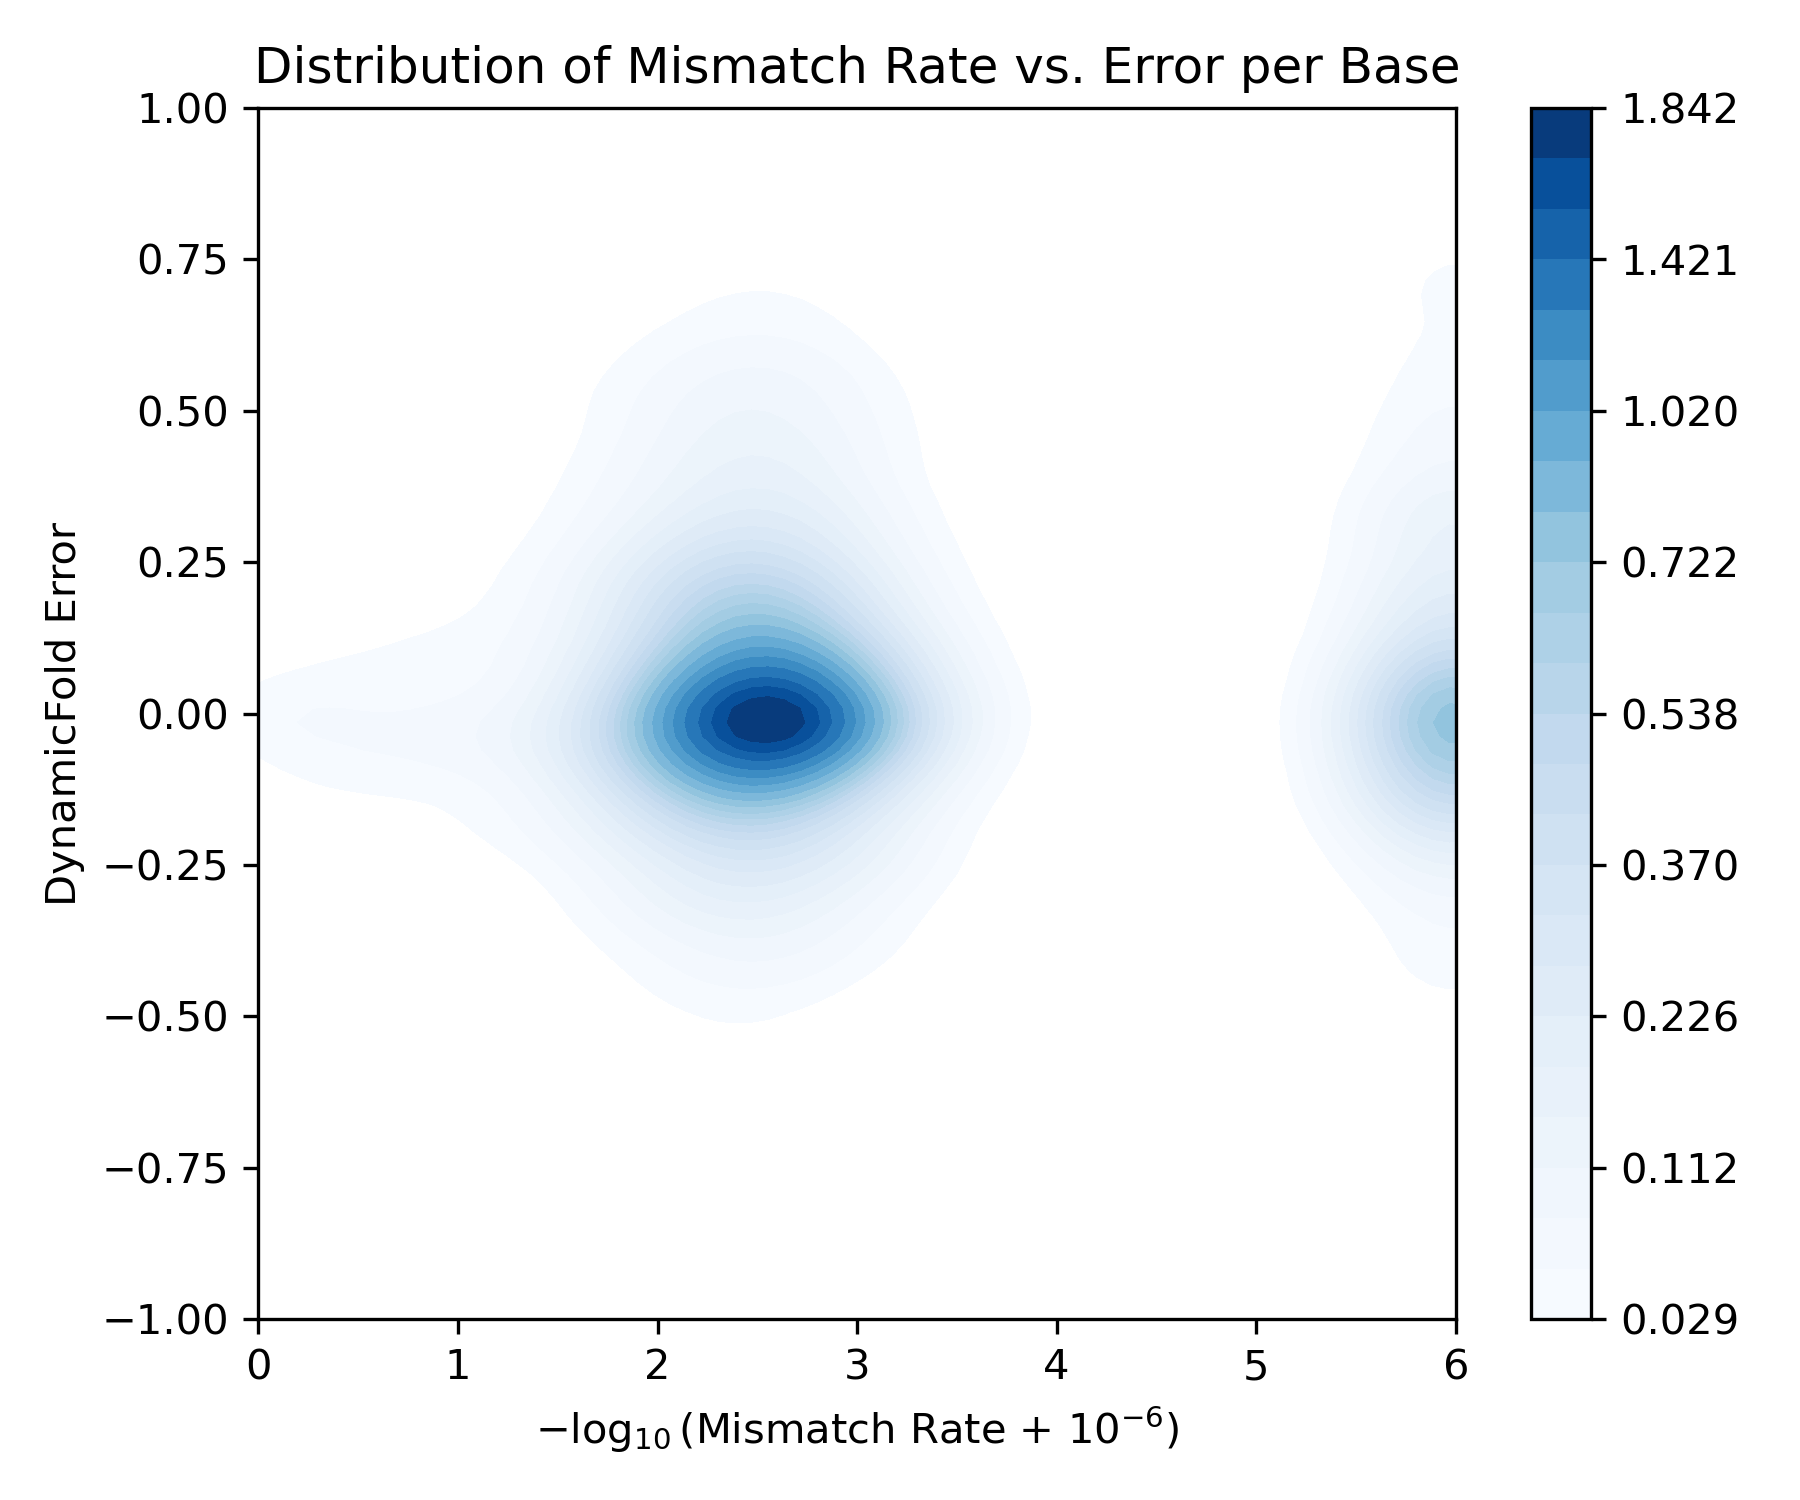

Generate this figure with Python:
import matplotlib.pyplot as plt
import pandas as pd
import numpy as np
import seaborn as sns
import sys
import orjson

data_csv = sys.argv[1]
bootstrap_size = int(sys.argv[2])
levels = int(sys.argv[3])
grid_size = int(sys.argv[4])
output_plot = sys.argv[5]

data = pd.read_csv(data_csv)
dynamic_error = list()
mismatch_rate = list()
for _, row in data.iterrows():
    reactivity = np.array(orjson.loads(row["RT"]))
    dynamic_prediction = np.array(orjson.loads(row["Predictions"]))
    dynamic_error.extend((reactivity - dynamic_prediction).tolist())
    mismatch_rate.extend(orjson.loads(row["MR"]))

indices = list(range(len(dynamic_error)))
indices = np.random.choice(indices, size=bootstrap_size, replace=True)
error_sample = np.array(dynamic_error)[indices]
mismatch_rate_sample = np.array(mismatch_rate)[indices]

plt.figure(figsize=(6, 5), dpi=300)
sns.kdeplot(x=mismatch_rate_sample, y=error_sample, fill=True, levels=levels, cbar=True, cmap=sns.color_palette("Blues", as_cmap=True), gridsize=grid_size)
plt.xlim((0, 6))
plt.ylim((-1, 1))
plt.xlabel(r"$-\log_{10}$(Mismatch Rate + $10^{-6}$)")
plt.ylabel("DynamicFold Error")
plt.title("Distribution of Mismatch Rate vs. Error per Base")
plt.tight_layout()
plt.savefig(output_plot)
